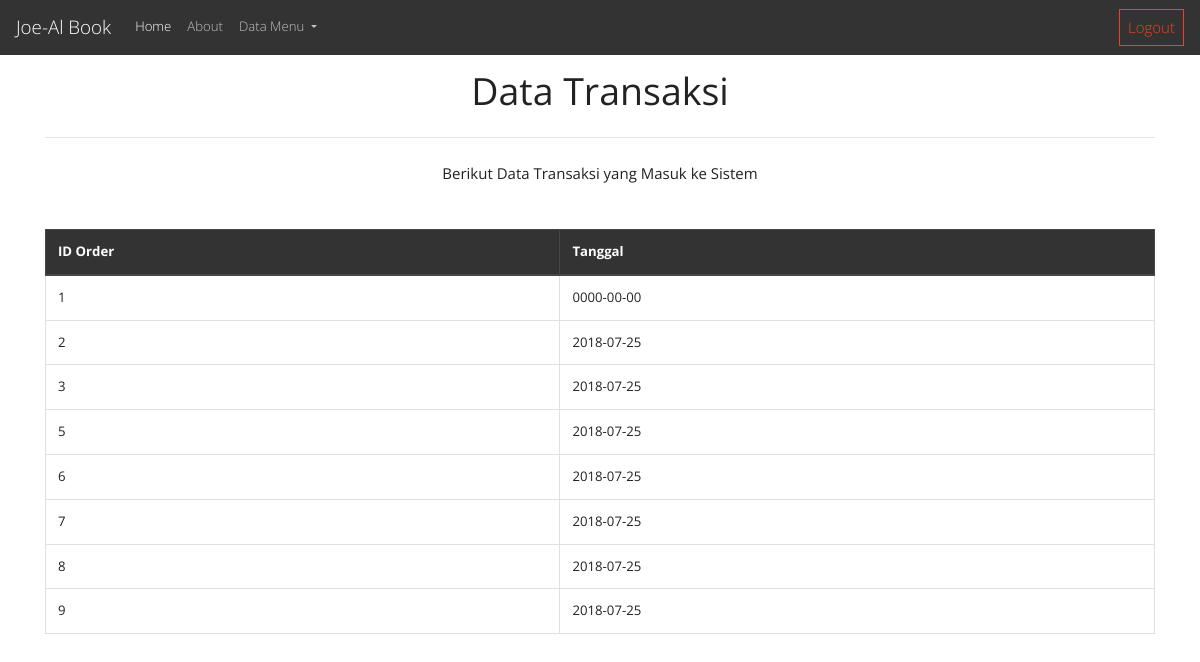
/index.php/transaksi, run on the app's committed database.
### tables this page shows
CREATE TABLE `detail_order` (
  `id` int(3) NOT NULL,
  `id_buku` int(11) NOT NULL,
  `id_order` int(11) NOT NULL,
  `qty` int(3) NOT NULL,
  `harga` int(11) NOT NULL
);

CREATE TABLE `order` (
  `id` int(3) NOT NULL,
  `id_user` int(11) NOT NULL,
  `tanggal` date NOT NULL
);

### application/controllers/Transaksi.php (called while the page is built, shortened)
<?php
class Transaksi extends CI_Controller {
	public function __construct()
	{
		$this->load->model('M_transaksi');
	}
	public function index()
	{
		$data['transaksi'] = $this->M_transaksi->tampil_data();
		$this->load->view('datatransaksi', $data);
	}
}

### index.php (called while the page is built, shortened)
<?php
require_once BASEPATH.'core/CodeIgniter.php';

### application/models/M_transaksi.php (called while the page is built, shortened)
<?php
class M_transaksi extends CI_Model {
	public function tampil_data()
	{
		$this->db->select('order.*, detail_order.*');
		$this->db->from('order');
		$this->db->join('detail_order', 'order.id = detail_order.id_order');
		$query = $this->db->get();
		return $query->result();
	}
}

### application/views/datatransaksi.php (the view, shortened to what this page needs)
<!DOCTYPE html>
<html lang="en">
	<head>
		<link href="https://stackpath.bootstrapcdn.com/bootswatch/4.1.1/yeti/bootstrap.min.css" rel="stylesheet">
		<link rel="stylesheet" href="https://cdnjs.cloudflare.com/ajax/libs/open-iconic/1.1.1/font/css/open-iconic-bootstrap.min.css" />
	</head>
	<body>
		<nav class="navbar navbar-expand-lg navbar-dark bg-dark fixed-top">
			<a class="navbar-brand" href="#">Joe-Al Book</a>
			<div class="collapse navbar-collapse" id="navbarColor02">
			  	<ul class="navbar-nav mr-auto">
				    <li class="nav-item active">
				      <a class="nav-link" href="<?php echo base_url('Home/index'); ?>">Home <span class="sr-only">(current)</span></a>
				    </li>
				    <li class="nav-item">
				      <a class="nav-link" href="#">About</a>
				    </li>
				    <li class="nav-item dropdown">
				    	<a class="nav-link dropdown-toggle" href="#" id="navbarDropdown" role="button" data-toggle="dropdown" aria-haspopup="true" aria-expanded="false">
         					Data Menu
       					</a>
				    </li>
			  	</ul>
			  	<a class="btn btn-outline-danger my-2 my-sm-0" href="<?php echo base_url('Login/logout'); ?>">
			  		<span class="oi oi-account-logout"></span> Logout
			  	</a>
			</div>
		</nav>
		<br><br><br>
		<div class="container">
			<center><h1><b>Data Transaksi</b></h1></center>
			<center><hr class="my-4"></center>
			<center>Berikut Data Transaksi yang Masuk ke Sistem</center>
			<br><br>
			<table class="table table-hover table-bordered" id="table_transaksi">
					<thead class="thead-dark">
						<tr>
							<th>ID Order</th>
							<th>Tanggal</th>
						</tr>
					</thead>
					<tbody>
						<?php foreach ($transaksi as $key) { ?>
						<tr>
							<td><?php echo $key->id_order ?></td>
							<td><?php echo $key->tanggal ?></td>
						</tr>
						<?php } ?>
					</tbody>
			</table>
		</div>
	</body>
</html>

### data on the page
detail_order: id_order "1", id_order.tanggal "0000-00-00"
detail_order: id_order "2", id_order.tanggal "2018-07-25"
detail_order: id_order "3", id_order.tanggal "2018-07-25"
detail_order: id_order "5", id_order.tanggal "2018-07-25"
detail_order: id_order "6", id_order.tanggal "2018-07-25"
detail_order: id_order "7", id_order.tanggal "2018-07-25"
detail_order: id_order "8", id_order.tanggal "2018-07-25"
detail_order: id_order "9", id_order.tanggal "2018-07-25"
